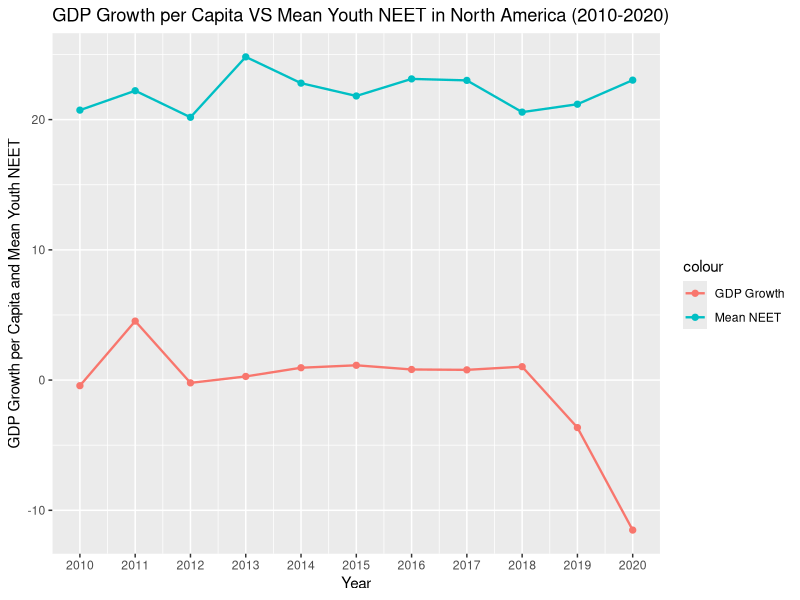

Source code (R):
library(tidyverse)
library(dplyr)
library(ggplot2)
setwd("C:/Users/User/Downloads")

GDP <- read.csv("gdp-per-capita-worldbank.csv")
NEET <- read.csv("youth-not-in-education-employment-training.csv")
Continents <- read.csv("continents-according-to-our-world-in-data.csv")

youth_NEET <- NEET %>%
  filter(Year >= 2010, Year <= 2020) %>%
  inner_join(Continents, Year, by = "Entity") %>%
  select(-Year.y, -Code.y) %>%
  filter(Continent == "North America")

GDP <- GDP %>%
  filter(Year >= 2009, Year <= 2020) %>%
  inner_join(Continents, Year, by = "Entity") %>%
  select(-Year.y, -Code.y) %>%
  filter(Continent == "North America")

GDP_Growth <- GDP %>%
  group_by(Year.x) %>%
  summarise(Total_GDP = sum(GDP.per.capita..PPP..constant.2017.international...)) %>%
  mutate(GDP_Growth = ((Total_GDP - lag(Total_GDP)) / lag(Total_GDP)) * 100)

mean_youth_NEET <- youth_NEET %>%
  group_by(Year.x) %>%
  summarise(mean_NEET = mean(Share.of.youth.not.in.education..employment.or.training..total....of.youth.population.))

GDP_Growth_NEET <- inner_join(GDP_Growth, mean_youth_NEET, by = "Year.x")

ggplot(GDP_Growth_NEET, aes(x = Year.x)) + 
  geom_point(aes(y = mean_NEET, colour = "Mean NEET"), size = 1.8)+
  geom_line(aes(y = mean_NEET, colour = "Mean NEET"), size = 0.8)+
  geom_point(aes(y = GDP_Growth, colour = "GDP Growth"), size = 1.8) + 
  geom_line(aes(y = GDP_Growth, colour = "GDP Growth"), size = 0.8) + 
  scale_x_continuous(breaks = 2010:2020) + 
  labs(title = "GDP Growth per Capita VS Mean Youth NEET in North America (2010-2020)", x = "Year", y = "GDP Growth per Capita and Mean Youth NEET")